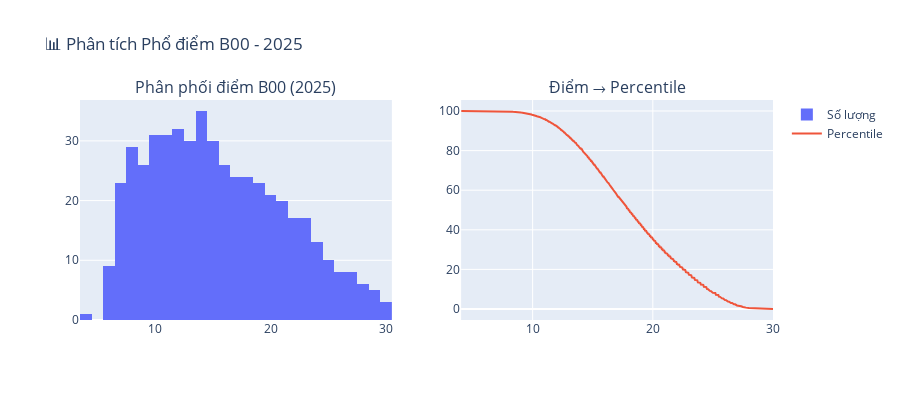

Notebook cell for this chart:
### Code cell
# Visualize phân phối điểm 2025
if (2025, 'B00') in lookup_map:
    sample = lookup_map[(2025, 'B00')]
    
    fig = make_subplots(rows=1, cols=2,
                        subplot_titles=['Phân phối điểm B00 (2025)', 'Điểm → Percentile'])
    
    fig.add_trace(go.Histogram(x=sample['score'], nbinsx=50, name='Số lượng',
                               marker_color='#636EFA'), row=1, col=1)
    fig.add_trace(go.Scatter(x=sample['score'], y=sample['percentile'],
                             mode='lines', name='Percentile', line=dict(color='#EF553B')),
                  row=1, col=2)
    
    fig.update_layout(height=400, title_text='📊 Phân tích Phổ điểm B00 - 2025')
    fig.show()
    
    print("\n📋 Bảng tra cứu mẫu:")
    for score in [27, 25, 23, 20]:
        pct = sample[sample['score'] >= score].iloc[0]['percentile']
        print(f"  Điểm {score} = Top {pct:.1f}%")

### Figure 1 — Plotly figure (JSON) as saved in the notebook; plotly's stock layout.template omitted (floating-point values rounded to 4 significant figures; data arrays with more than 128 entries replaced by an {"elided": "..."} marker saying what was removed)
{"data": [{"marker": {"color": "#636EFA"}, "name": "Số lượng", "nbinsx": 50, "type": "histogram", "x": {"elided": "502 float values"}, "xaxis": "x", "yaxis": "y"}, {"line": {"color": "#EF553B"}, "mode": "lines", "name": "Percentile", "type": "scatter", "x": {"elided": "502 float values"}, "xaxis": "x2", "y": {"elided": "502 float values"}, "yaxis": "y2"}], "layout": {"annotations": [{"font": {"size": 16}, "showarrow": false, "text": "Phân phối điểm B00 (2025)", "x": 0.225, "xanchor": "center", "xref": "paper", "y": 1, "yanchor": "bottom", "yref": "paper"}, {"font": {"size": 16}, "showarrow": false, "text": "Điểm → Percentile", "x": 0.775, "xanchor": "center", "xref": "paper", "y": 1, "yanchor": "bottom", "yref": "paper"}], "height": 400, "title": {"text": "📊 Phân tích Phổ điểm B00 - 2025"}, "xaxis": {"anchor": "y", "domain": [0, 0.45]}, "xaxis2": {"anchor": "y2", "domain": [0.55, 1]}, "yaxis": {"anchor": "x", "domain": [0, 1]}, "yaxis2": {"anchor": "x2", "domain": [0, 1]}}}
